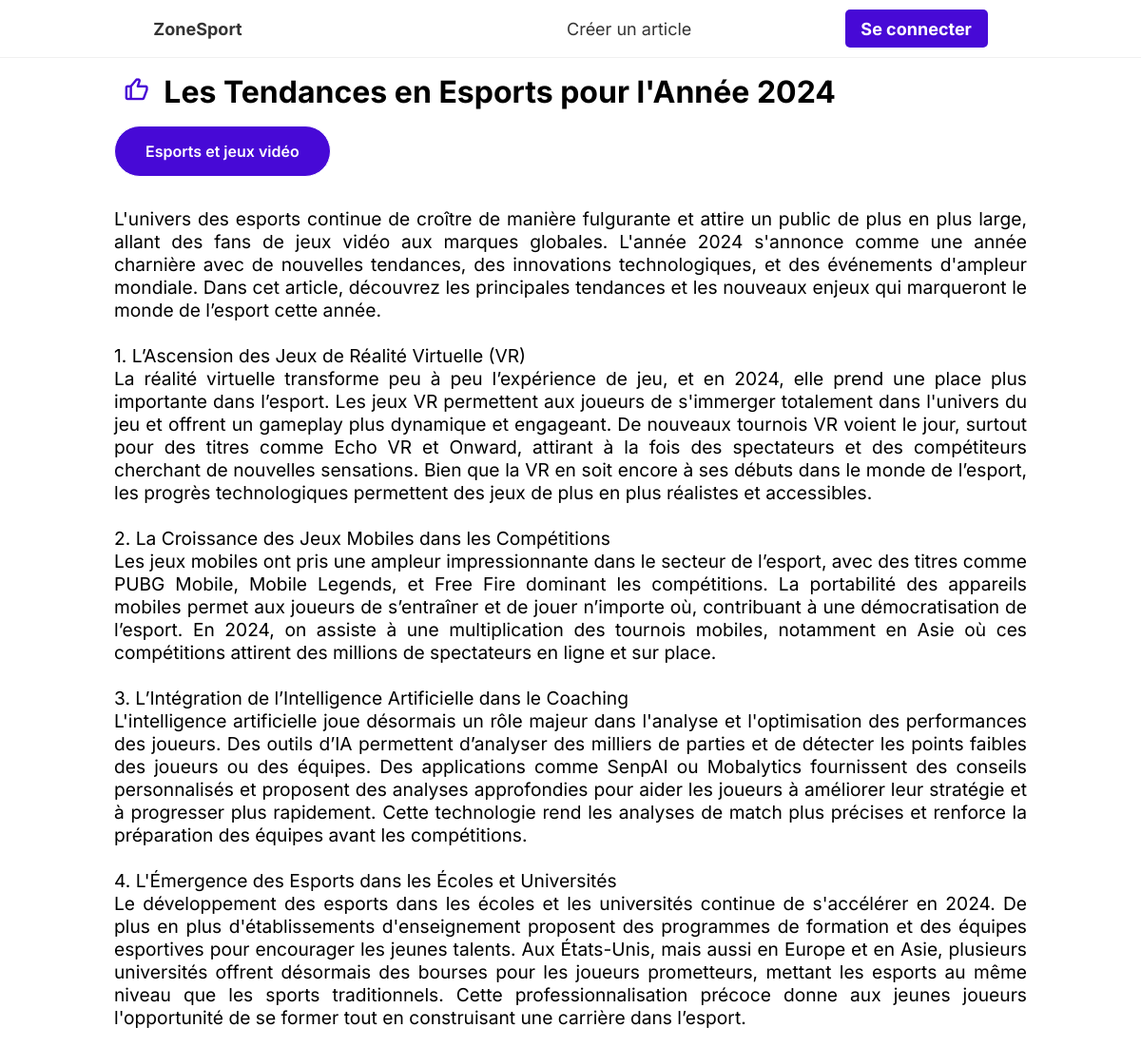
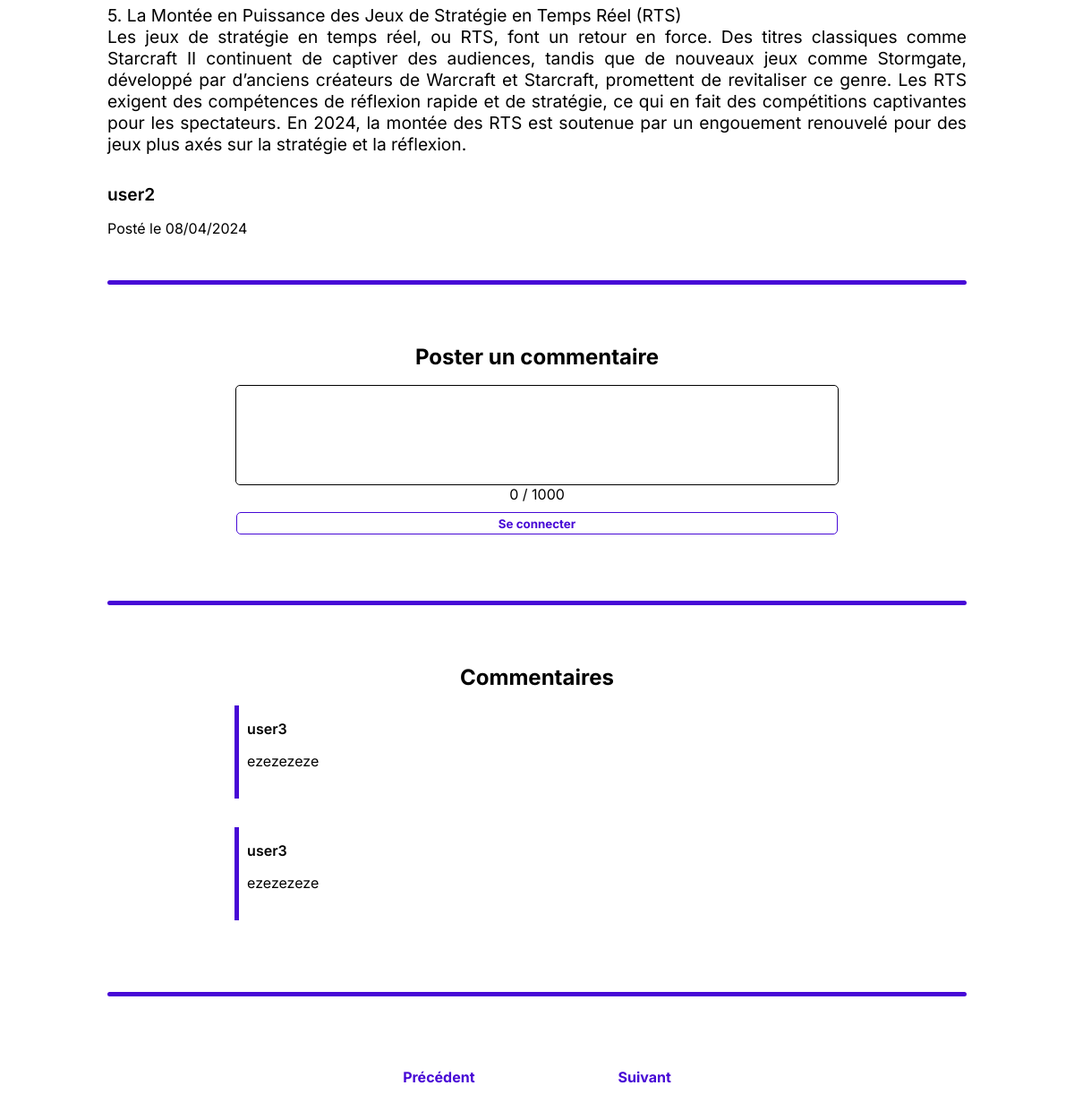
Page /src/pages/article.php?id=16 on the committed database (2 pictures, top to bottom).
### tables this page shows
CREATE TABLE IF NOT EXISTS `article` (
  `id_article` int NOT NULL AUTO_INCREMENT,
  `title` varchar(100) NOT NULL,
  `text` varchar(4000) NOT NULL,
  `id_author` int NOT NULL,
  `creation_date` date NOT NULL,
  PRIMARY KEY (`id_article`),
  KEY `fk_article_author` (`id_author`)
);

CREATE TABLE IF NOT EXISTS `article_categories` (
  `id_article` int NOT NULL,
  `id_category` int NOT NULL,
  PRIMARY KEY (`id_article`,`id_category`),
  KEY `fk_article_categories_category` (`id_category`)
);

CREATE TABLE IF NOT EXISTS `category` (
  `id_category` int NOT NULL AUTO_INCREMENT,
  `name_category` varchar(25) NOT NULL,
  PRIMARY KEY (`id_category`),
  UNIQUE KEY `name_category` (`name_category`)
);

CREATE TABLE IF NOT EXISTS `user` (
  `id_user` int NOT NULL AUTO_INCREMENT,
  `pseudo` varchar(30) NOT NULL,
  `email` varchar(255) NOT NULL,
  `password` varchar(65) NOT NULL,
  `userType` enum('simpleUser','admin') NOT NULL DEFAULT 'simpleUser',
  PRIMARY KEY (`id_user`),
  UNIQUE KEY `pseudo` (`pseudo`),
  UNIQUE KEY `email` (`email`)
);

CREATE TABLE IF NOT EXISTS `comment` (
  `id_comment` int NOT NULL AUTO_INCREMENT,
  `id_author` int NOT NULL,
  `id_article` int NOT NULL,
  `text` varchar(1000) NOT NULL,
  PRIMARY KEY (`id_comment`),
  KEY `fk_comment_user` (`id_author`),
  KEY `fk_comment_article` (`id_article`)
);

### src/pages/article.php (the view, shortened to what this page needs)
<?php
    require_once('../utils/functions.php');
    require_once('../includes/header.php');
    if (isset($_GET['id']) && is_numeric($_GET['id']) && $_GET['id'] >= 0) {
        $article = selectArticle($_SESSION['lastArticle']);
    } else {
        die("<div class=\"error-container\"><p>URL invalide</p><a href=\"./catalog.php?id=1\">Revenir à l'accueil</a></div>");
    }
    $creator = selectUser($article["id_author"]);
    $categories = selectCategories($_SESSION['lastArticle']);
    $comments = selectComments($_SESSION['lastArticle']);
    $previousArticle = selectPreviousArticle($_SESSION['lastArticle']);
    $nextArticle = selectNextArticle($_SESSION['lastArticle']);
?>
    <main class="article-main">
        <div class="article-container">
            <div>
                <form class="form-like" method="POST">
                <?php
                    if(isConnected()) {
                        if(isLiked($_GET['id'])) {
                            echo "<button type='submit' title='Retirer mon like' class='like-article-button' name='likeButton' value='unlike'><i class='bx bxs-like'></i></button>";
                        } else {
                            echo "<button type='submit' title='Ajouter mon like' class='like-article-button' name='likeButton' value='like'><i class='bx bx-like'></i></button>";
                        }
                    } else {
                        echo "<button type='submit' title='Ajouter mon like' class='like-article-button' name='likeButton' value='connectAndLike'><i class='bx bx-like'></i></button>";
                    }
                ?>
                </form>
                <h1><?php echo $article['title'] ; ?></h1>
            </div>
            <div class="pastilles-container">
                <?php
                    for ($i = 0; $i < sizeof($categories); $i++) {
                        echo '<div class="pastille-category"><span>'.$categories[strval($i)][$GLOBALS['db']['tables']['CATEGORIES']['fields']['NAME']].'</span></div>';
                    }
                ?>
            </div>
            <p class="article-text"><?php echo nl2br(htmlspecialchars($article[$GLOBALS['db']['tables']['ARTICLES']['fields']['TEXT']]))?></p>
            <p class="article-creator"><?php echo $creator[$GLOBALS['db']['tables']['USERS']['fields']['PSEUDO']]; ?></p>
            <p class="article-date">
                Posté le <?php echo formatDate($article[$GLOBALS['db']['tables']['ARTICLES']['fields']['DATE']]); ?>
            </p>
        </div>
        <div class="section-separator"></div>
        <div class="commentaires-container">
            <form class="form-new-commentaire" method="POST">
                <label class="new-commentaire-label" for="commentText"><h2>Poster un commentaire</h2></label>
                <textarea id="textarea" class="new-commentaire-text" oninput="updateCharacterCount(1000)" maxlength='1000' name="commentText"><?php echo (isset($commentText) && !empty($commentText) ? $commentText : "" ) ?></textarea>
                <div id="characterCount"></div>
                <button type="submit" class="new-commentaire-submit-button"><?php echo (empty($_SESSION["currentUser"]) ? "Se connecter" : "Envoyer le commentaire"); ?></button>
            </form>
            <div class="section-separator"></div>
            <h2>Commentaires</h2>
            <?php
                for ($i = 0; $i < sizeof($comments); $i++) {
                    require "../components/comment-box.php";
                }
            ?>
        </div>
        <div class="section-separator"></div>
        <div class="page-switch-container">
            <?php if (!empty($previousArticle)) { ?>
                <a href="article.php?id=<?php echo $previousArticle[$GLOBALS['db']['tables']['ARTICLES']['fields']['ID']] ?>">
                    <span class="page-switch-text">Précédent</span>
                </a>
            <?php } ?>
            <?php if (!empty($nextArticle)) { ?>
                <a href="article.php?id=<?php echo $nextArticle[$GLOBALS['db']['tables']['ARTICLES']['fields']['ID']] ?>">
                    <span class="page-switch-text">Suivant</span>
                </a>
            <?php } ?>
        </div>
    </main>
<?php
    require_once('../includes/footer.php');
?>

### src/utils/functions.php (shortened to what this page needs)
<?php
function getConnection() {
    $connexion = new PDO("mysql:host=".$GLOBALS['db']['host'].";dbname=".$GLOBALS['db']['name'].";charset=utf8", $GLOBALS['db']['username'], $GLOBALS['db']['password']);
    $connexion->setAttribute(PDO::ATTR_ERRMODE, PDO::ERRMODE_EXCEPTION);
    return $connexion;
}
function isConnected() {
    return isset($_SESSION['currentUser']) && !empty($_SESSION['currentUser']);
}
function formatDate($date) {
    $date_formatee = date("d/m/Y", strtotime($date));
    echo $date_formatee;
}
function selectUser($id_user) {
    try {
        $connexion = getConnection();
        $sql = "SELECT * FROM ".$GLOBALS['db']['tables']['USERS']['name']." WHERE ".$GLOBALS['db']['tables']['USERS']['fields']['ID']."=:id_user";
        $stmt = $connexion->prepare($sql);
        $stmt->bindParam(':id_user', $id_user);
        $stmt->execute();
        $user = $stmt->fetch(PDO::FETCH_ASSOC);
    } catch (PDOException $e) {
        die('Erreur PDO : ' . $e->getMessage());
    } catch (Exception $e) {
        die('Erreur Générale : ' . $e->getMessage());
    }
    return $user;
}
function selectArticle($id_article) {
    try {
        $connexion = getConnection();
        $sql = "SELECT * FROM ".$GLOBALS['db']['tables']['ARTICLES']['name']." WHERE ".$GLOBALS['db']['tables']['ARTICLES']['fields']['ID']."=:id_article";
        $stmt = $connexion->prepare($sql);
        $stmt->bindParam(':id_article', $id_article);
        $stmt->execute();
        $article = $stmt->fetch(PDO::FETCH_ASSOC);
    } catch (PDOException $e) {
        die('Erreur PDO : ' . $e->getMessage());
    } catch (Exception $e) {
        die('Erreur Générale : ' . $e->getMessage());
    }
    return $article;
}
function selectPreviousArticle($id_article) {
    try {
        $connexion = getConnection();
        $sql = "SELECT * FROM ".$GLOBALS['db']['tables']['ARTICLES']['name']." WHERE ".$GLOBALS['db']['tables']['ARTICLES']['fields']['ID']."<:id_article ORDER BY ".$GLOBALS['db']['tables']['ARTICLES']['fields']['ID']." DESC LIMIT 1";
        $stmt = $connexion->prepare($sql);
        $stmt->bindParam(':id_article', $id_article);
        $stmt->execute();
        $article = $stmt->fetch(PDO::FETCH_ASSOC);
    } catch (PDOException $e) {
        die('Erreur PDO : ' . $e->getMessage());
    } catch (Exception $e) {
        die('Erreur Générale : ' . $e->getMessage());
    }
    return $article;
}
function selectNextArticle($id_article) {
    try {
        $connexion = getConnection();
        $sql = "SELECT * FROM ".$GLOBALS['db']['tables']['ARTICLES']['name']." WHERE ".$GLOBALS['db']['tables']['ARTICLES']['fields']['ID'].">:id_article ORDER BY ".$GLOBALS['db']['tables']['ARTICLES']['fields']['ID']." ASC LIMIT 1";
        $stmt = $connexion->prepare($sql);
        $stmt->bindParam(':id_article', $id_article);
        $stmt->execute();
        $article = $stmt->fetch(PDO::FETCH_ASSOC);
    } catch (PDOException $e) {
        die('Erreur PDO : ' . $e->getMessage());
    } catch (Exception $e) {
        die('Erreur Générale : ' . $e->getMessage());
    }
    return $article;
}
function selectCategories($id_article) {
    try {
        $connexion = getConnection();
        $sql = "SELECT * FROM ".$GLOBALS['db']['tables']['CATEGORIES']['name']." AS c JOIN ".$GLOBALS['db']['tables']['ARTICLES_CATEGORIES']['name']." AS ac ON c.".$GLOBALS['db']['tables']['CATEGORIES']['fields']['ID']."=ac.".$GLOBALS['db']['tables']['ARTICLES_CATEGORIES']['fields']['CATEGORY']." WHERE ".$GLOBALS['db']['tables']['ARTICLES_CATEGORIES']['fields']['ARTICLE']."=:id_article";
        $stmt = $connexion->prepare($sql);
        $stmt->bindParam(':id_article', $id_article);
        $stmt->execute();
        $categories = $stmt->fetchAll(PDO::FETCH_ASSOC);
    } catch (PDOException $e) {
        die('Erreur PDO : ' . $e->getMessage());
    } catch (Exception $e) {
        die('Erreur Générale : ' . $e->getMessage());
    }
    return $categories;
}
function selectComments($id_article) {
    try {
        $connexion = getConnection();
        $sql = "SELECT * FROM ".$GLOBALS['db']['tables']['COMMENTS']['name']." WHERE ".$GLOBALS['db']['tables']['COMMENTS']['fields']['ARTICLE']."=:id_article";
        $stmt = $connexion->prepare($sql);
        $stmt->bindParam(':id_article', $id_article);
        $stmt->execute();
        $comments = $stmt->fetchAll(PDO::FETCH_ASSOC);
    } catch (PDOException $e) {
        die('Erreur PDO : ' . $e->getMessage());
    } catch (Exception $e) {
        die('Erreur Générale : ' . $e->getMessage());
    }
    return $comments;
}

### src/components/comment-box.php (shortened to what this page needs)
<div class="commentaire-box">
    <p class="commentaire-author"><?php echo selectUser($comments[strval($i)][$GLOBALS['db']['tables']['ARTICLES']['fields']['AUTHOR']])[$GLOBALS['db']['tables']['USERS']['fields']['PSEUDO']] ?></p>
    <p class="commentaire-text"><?php echo $comments[strval($i)]["text"] ?></p>
</div>

### public/assets/css/global.css (style rules this page uses)
:root { --blanc: #fff; --gris: #333333; --primary: rgb(71, 9, 214); --size-navbar:60px; --section-separator-color: var(--primary); --error-redirect-text-color: var(--blanc); --error-redirect-text-color-hover: var(--primary); --error-redirect-background-color: var(--primary); --navbar-option-text-color-hover: var(--blanc); --navbar-option-background-color-hover: var(--primary); --button-text-color:var(--primary); --button-text-color-hover:var(--blanc); --button-bg-color:transparent; --button-bg-color-hover:var(--primary); --page-switch-color-text-color: var(--primary); --page-switch-color-text-color-hover: var(--blanc); --page-switch-color-background-hover: var(--primary); --pastille-category-text-color: var(--blanc); --pastille-category-text-color-hover: var(--primary); --pastille-category-background-color: var(--primary); --new-commentaire-submit-button-text-color: var(--primary); --new-commentaire-submit-button-text-color-hover: var(--blanc); }
* { margin:0; padding: 0; font-family: inter, arial, sans-serif; text-decoration: none; }
body { display : flex; justify-content: center; align-items: center; flex-direction: column; background-color: white; }
main { position: relative; display: flex; flex-direction: column; justify-content: center; align-items: center; min-height: calc(100vh - var(--size-navbar)); }
button { height: 25px; color: var(--primary); background-color: #FFFFFF; font-weight: bold; border: solid var(--primary) 1px; border-radius: 5px; transition: all ease 0.2s; cursor: pointer; }
h1 { margin: 20px; }
form { display: flex; flex-direction: column; width: 100%; }
form label { display: grid; margin-bottom: 10px; }
form button { margin-top: 10px; margin-bottom: 10px; }
input, textarea { font-size: 15px; padding: 5px; border-radius: 5px; border: 1px solid black; }
textarea { resize: none; }
a { color: #000; }
.article-list-container, .commentaires-container { display: flex; flex-direction: column; align-items: center; width: 80vw; }
.section-separator { width: 80vw; height: 5px; background-color: var(--section-separator-color); border-radius: 10px; margin: 3rem 0 3rem 0; }
.pastilles-container { display: flex; flex-direction: row; }
.pastille-category { width: fit-content; font-weight: 600; padding: 1rem 2rem; margin: 0 1rem 0 0; border-radius: 50px; border: solid 1px var(--blanc); color: var(--pastille-category-text-color); background-color: var(--pastille-category-background-color); transition: all ease 0.2s; cursor: pointer; }
.article-main { width: 90%; }
.article-container>div:first-of-type { display: flex; flex-direction: row; align-items: center; margin: 1rem 0 1rem 0; width: 100%; }
.article-container>div:first-of-type h1 { margin: 0; width: 80%; }
.form-like { display: flex; align-items: center; width: 50px; margin-right: 5px; }
.like-article-button { margin: 0; height: 100%; width: 100%; font-size: 1.8rem; border: none; }
.article-text { width: 80vw; font-size: 1.2rem; margin: 2rem 0 1rem 0 ; text-align: justify; }
.article-creator { font-size: 1.2rem; font-weight: 600; margin: 2rem 0 1rem 0; }
.commentaires-container h2 { margin: 1.1rem 0; }
.form-new-commentaire { width: inherit; display: flex; flex-direction: column; align-items: center; padding-bottom: 1rem; }
.new-commentaire-text { width: 69%; height: 100px; transition: all ease 0.4s; }
.new-commentaire-label { margin: 0; }
.new-commentaire-submit-button { width: 70%; }
.commentaire-box { width: 68%; margin-bottom: 2rem; padding: 1rem 1%; border-left: solid 5px var(--primary); }
.commentaire-author { width: 70%; font-weight: 600; height: auto; }
.commentaire-text { width: 100%; margin: 1rem 0; transition: 0.4s all ease-in-out; }
.page-switch-container { display: flex; justify-content: center; align-items: center; flex-direction: row; margin: 2rem 0; }
.page-switch-container > * { margin: 0 2rem; }
.page-switch-text { font-weight: 700; padding: 1rem 3rem; color: var(--page-switch-color-text-color); transition: 0.4s all ease-in-out; }

### rows in the picture
article: title "Les Tendances en Esports pour l'Année 2024", text "L'univers des esports continue de croître de manière fulgurante et attire un public de plus en plus large, allant des fans de jeux vidéo aux marques globales. L'année 2024 s'annonce comme une année charnière avec de nouvelles tendances, des innovations technologiques, et des événements d'ampleur mondiale. Dans cet article, découvrez les principales tendances et les nouveaux enjeux qui marqueront le monde de l’esport cette année. 1. L’Ascension des Jeux de Réalité Virtuelle (VR) La réalité virtuelle transforme peu à peu l’expérience de jeu, et en 2024, elle prend une place plus importante dans l’esport. Les jeux VR permettent aux joueurs de s'immerger totalement dans l'univers du jeu et…", creation_date "08/04/2024"
article_categories: id_category.name_category "Esports et jeux vidéo"
user: pseudo "user2"
comment: id_author.pseudo "user3", text "ezezezeze"
comment: id_author.pseudo "user3", text "ezezezeze"
